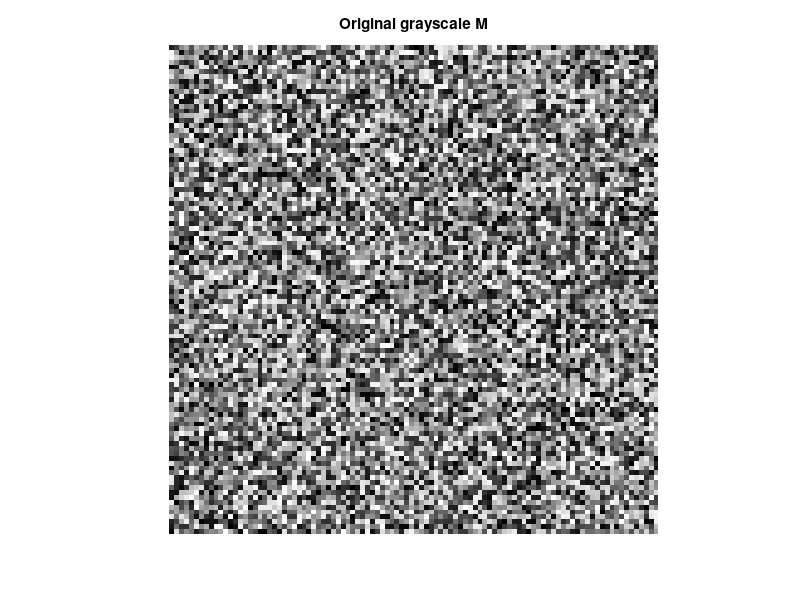
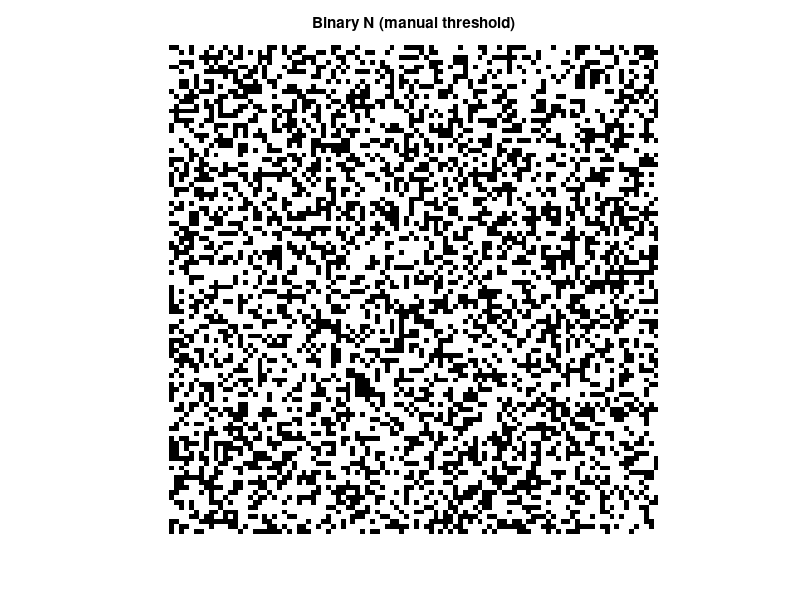

Recreate these plots in MATLAB, in order. (Note: this script raises an error after producing the figures.)
% @author EliasDH Team
% @see https://eliasdh.com
% @since 01/01/2025

% Exercise 2

% 2.1. Create a random 100x100 matrix
M = randi([0 255], 100, 100);


% 2.2. Logical thresholding
N = M >= 100;


% 2.3. Show both images
figure
imshow(uint8(M))
title('Original grayscale M')

figure
imshow(N)
title('Binary N (manual threshold)')


% 2.4. Automatic binarization
M_norm = double(M) / 255;
N_auto = imbinarize(M_norm, 100/255);


% 2.5. Compare
figure
imshowpair(N, N_auto, 'montage')
title('Manual threshold vs imbinarize')